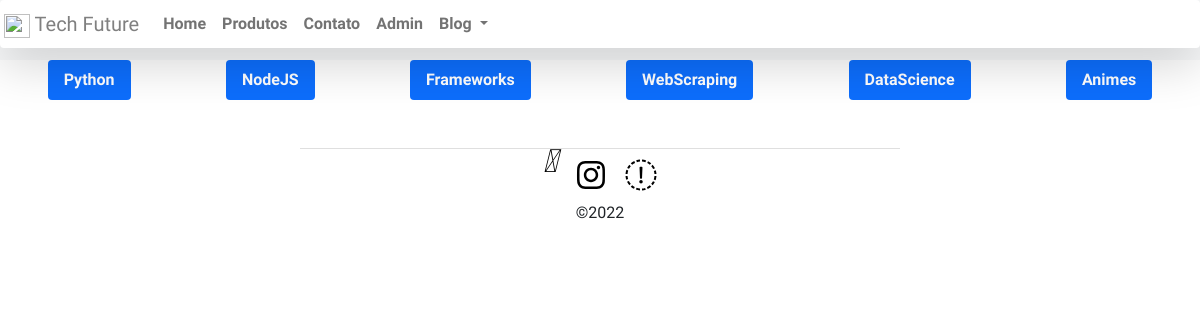
Before: /categorias with the older database file.
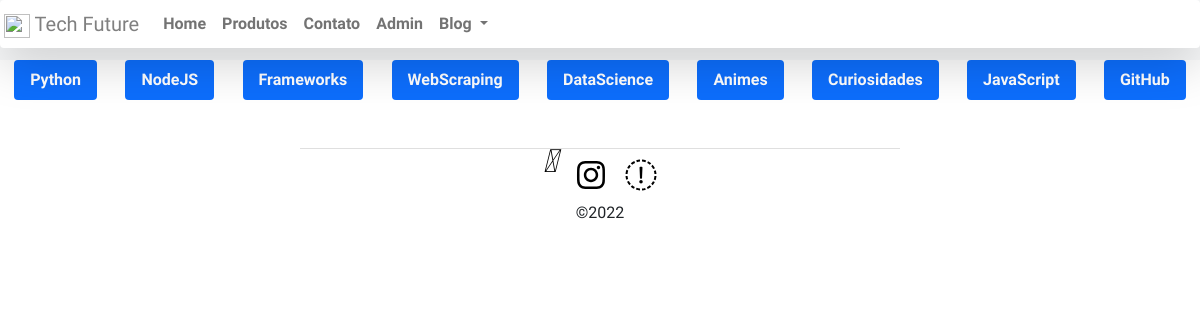
After: the same page with the newer database file.
### tables this page shows
CREATE TABLE "blog_categoria" ("id" integer NOT NULL PRIMARY KEY AUTOINCREMENT, "nome" varchar(255) NOT NULL);

### main.py (the view)
@app.route('/categorias')
def pagina_categorias():
  conn = sqlite3.connect('db.sqlite3')
  conn.row_factory=sqlite3.Row
  cursor = conn.cursor()
  cursor.execute('SELECT * FROM blog_categoria')
  categorias = cursor.fetchall()
  return render_template('categorias.html', categorias = categorias)

### templates/categorias.html (shortened to what this page needs)
{% extends 'base.html' %}
{% block content %}
<ul class="nav nav-pills mb-3 d-flex justify-content-around" id="pills-tab" role="tablist">
  {% for indice in categorias %}
  <li class="nav-item">
    <a class="nav-link active" id="pills-home-tab" data-toggle="pill" href="#pills-home" role="tab" aria-controls="pills-home" aria-selected="true">{{indice.nome}}</a>
  </li>
  {% endfor %}
</ul>
{% endblock %}

### templates/base.html (shortened to what this page needs)
<!DOCTYPE html>
<html>
<head>
	<link href="https://cdn.jsdelivr.net/npm/bootstrap@5.1.3/dist/css/bootstrap.min.css" rel="stylesheet">
  <link rel="stylesheet" href="https://cdnjs.cloudflare.com/ajax/libs/font-awesome/5.15.3/css/all.min.css">
  <link rel= "stylesheet" type= "text/css" href= "{{ url_for('static',filename='css/style.css') }}">
<link href="{{ url_for('static',filename='fontawesomefree/css/all.min.css') }}" rel="stylesheet" type="text/css">
</head>
<body>
 <nav class="navbar pt-0 navbar-expand-lg navbar-light bg-light">
  <div class="container-fluid shadow-lg mt-0 p-1 mb-1 bg-body rounded">
    <a id="logo" style="color: grey;" class="navbar-brand " href="#">
      <img src="https://img.icons8.com/fluency/48/000000/logo.png" alt="" width="26" height="24" class="d-inline-block align-text-center">
      Tech Future
    </a>
    <div class="collapse navbar-collapse" id="navbarSupportedContent">
      <div class="">
      <ul class="navbar-nav">
        <li class="nav-item">
        <a class="nav-link" aria-current="page" href="/">Home</a>
      </li>
      <li class="nav-item">
        <a class="nav-link" href="#">Produtos</a>
      </li>
       <li class="nav-item">
        <a class="nav-link" href="#">Contato</a>
      </li>
      <li class="nav-item">
        <a href="/admin" class="nav-link" href="/admin">Admin</a>
      </li>
      <li class="nav-item dropdown">
          <a class="nav-link dropdown-toggle" href="#" id="navbarDropdown" role="button" data-bs-toggle="dropdown" aria-expanded="false">
            Blog
          </a>
        </li>
    </ul>
</div>
    </div>
  </div>
</nav>
	<main class="mb-5">
		{% block content %}
		{% endblock %}
	</main>
  <hr class="mx-auto mt-4 mb-0" style="width: 50%;">
<footer  class="mx-auto w-50 ">
    <a href="https://github.com/jesiel364"> <i style="padding: 10px;" class="fa-github fa-2xl"></i></a>
    <a href='https://www.instagram.com/jesiel.dev/'><i style="padding: 10px;" class="fas fa-brands fa-instagram fa-2xl"></i></a>
    <a href='https://pin.it/39NM9vh'><i style="padding: 10px;" class="fas fa-pinterest fa-2xl"></i></a>
    <br>
</footer>
<p class="text-center ">©2022</p>
</body>
</html>

### static/css/style.css (style rules this page uses)
:root { --radius-top: 0px; }
body { font-family: 'M PLUS 1', sans-serif; }
a { text-decoration: none; }
p { font-family: 'M PLUS 1', sans-serif; }
hr { color: grey; }
a { text-decoration: none; text-indent: inherit; color: black; }
footer { justify-content: center; display: flex; width: 100%; }
li { font-weight: bold; }

Changed rows visible on the page:
added blog_categoria: nome "Curiosidades"
added blog_categoria: nome "JavaScript"
added blog_categoria: nome "GitHub"
